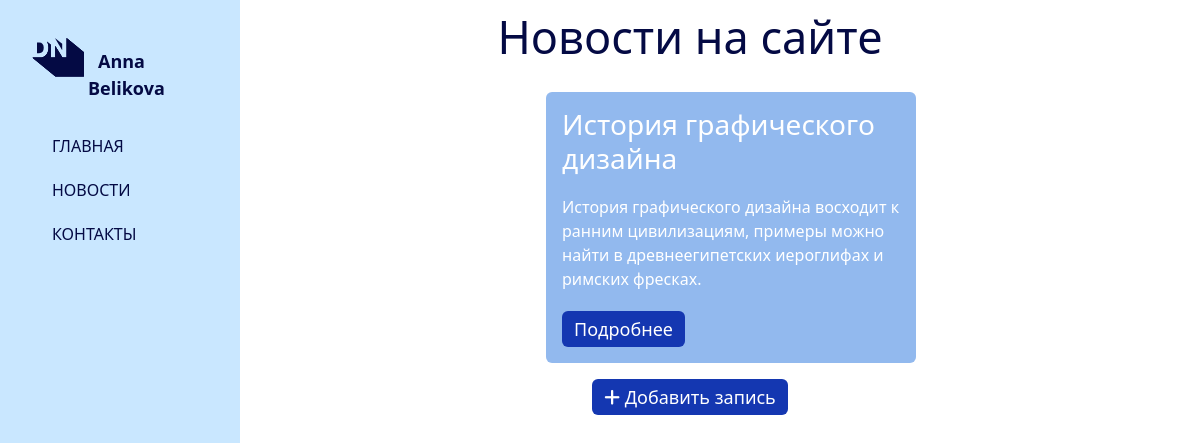
The page /news/ on the database as committed earlier.
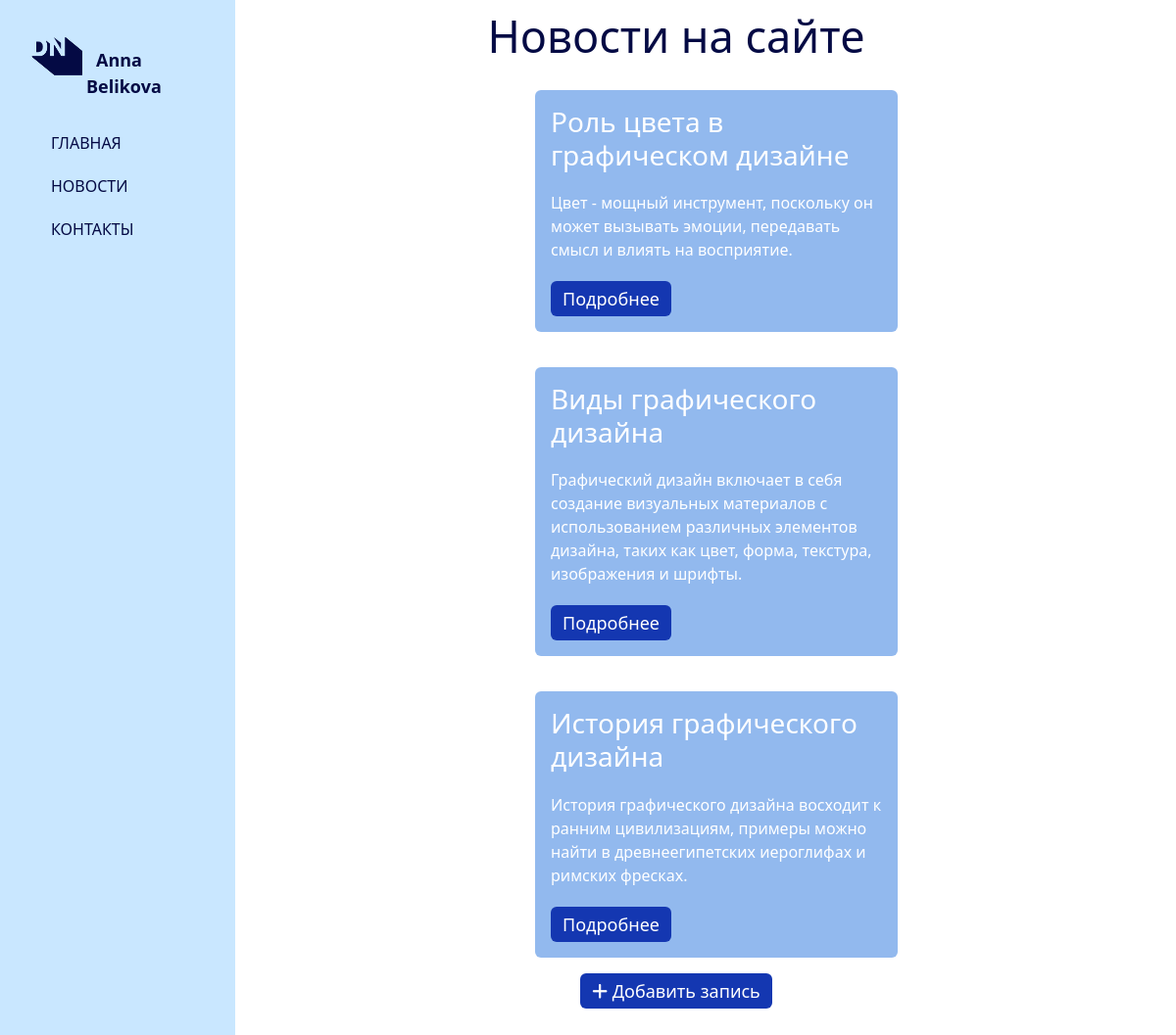
The same page on the database as committed later.
### news/models.py (models this page shows, shortened)
class Articles(models.Model):
    title = models.CharField("Название", max_length=50)
    anons = models.CharField("Анонс", max_length=250)
    full_text = models.TextField("Статья")
    date = models.DateTimeField("Дата публикации")
    class Meta:
        verbose_name = "Новость"
        verbose_name_plural = "Новости"

### news/views.py (the view)
# urls.py: path("", views.news_home, name="news_home"),
def news_home(requst):
    news = Articles.objects.order_by("-date")
    return render(requst, "news/news_home.html", {"news": news})

### news/templates/news/news_home.html (shortened to what this page needs)
{% extends "main/layout.html"%}
{%block content%}
<div class="features">
   <div>
      <h1 class="header">Новости на сайте</h1>
   </div>
   {% if news%}
      {%for el in news%}
         <div class="alert alert-warning">
            <h3>{{el.title}}</h3>
            <p>{{el.anons}} </p>
            <a href="{% url 'news-detail' el.id %}" class="btn btn-warning">Подробнее</a>
         </div>
      {%endfor%}
   {%else%}
      <p> У вас нет записей!</p>
   {%endif%}
   <a href="{% url 'create'%}"><button class="btn btn-warning"><i class="fa-solid fa-plus"></i> Добавить запись</button></a>
</div>
{%endblock%}

### main/templates/main/layout.html (shortened to what this page needs)
{% load static %}
<!DOCTYPE html>
<html lang="ru">
<head>
    <link rel="stylesheet" href="{% static 'main/css/main.css'%}">
    <link rel="stylesheet" href="https://cdn.jsdelivr.net/npm/bootstrap@5.3.2/dist/css/bootstrap.min.css">
    <link rel="stylesheet" href="https://cdnjs.cloudflare.com/ajax/libs/font-awesome/6.5.1/css/all.min.css" />
    <aside>
        <img src="{% static 'main/img/logo-designernews.svg'%}" alt="logo">
        <span class="logo">Anna Belikova</span>
        <ul>
            <a href="{% url 'home'%}"><li> ГЛАВНАЯ</li></a>
            <a href="{% url 'news_home'%}"><li> НОВОСТИ</li></a>
            <a href="{% url 'contacts'%}"><li> КОНТАКТЫ</li></a>
        </ul>
    </aside>
    <main>
    {% block content%}
    {%endblock%}
    </main>
</body>
</html>

### main/static/main/css/main.css (style rules this page uses)
aside { float: left; background-color: #C9E7FF; padding: 2.5%; height: 180vh; width: 20%; color: #040A44; }
aside img { width: 58px; float: left; height: auto; }
aside .logo { font-size: 18px; margin-left: 10px; font-weight: bold; position: relative; bottom: -18px; }
aside ul { list-style: none; margin-top: 50px; padding: 0; }
aside ul li { display: block; color: #040A44 ; margin-top: 20px; transition: transform .6s ease; position: relative; left: 22px; }
aside ul a { text-decoration: none; }
main .features { float: left; color: #040A44 ; margin-top: 10px; text-align: center; width: 75%; }
main .features h1 { font-size: 45px; }
main .features p { max-width: 800px; margin:20px auto ; }
.features .btn { background: #1437B1; color: #FFFFFF; cursor: pointer; border: none; outline: none; line-height: 24px; vertical-align: top; font-size: 18px; text-align: center; }
.alert-warning { float: left; clear: both; width: 370px; margin: 20px 34%; text-align: left; }
.features .alert { background: #92B9EE; color: #FFFFFF; border: none; outline: none; align-items: center; }
p { font-size: 16px; text-align: start; line-height: 1.5; }

Rows that differ between the two databases and show on the page:
added Articles: title "Роль цвета в графическом дизайне", anons "Цвет - мощный инструмент, поскольку он может вызывать эмоции, передавать смысл и влиять на восприятие."
added Articles: title "Виды графического дизайна", anons "Графический дизайн включает в себя создание визуальных материалов с использованием различных элементов дизайна, таких как цвет, форма, текстура, изображения и шрифты."
